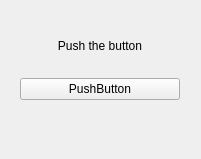
<?xml version="1.0" encoding="UTF-8"?>
<ui version="4.0">
 <class>TestView</class>
 <widget class="QMainWindow" name="TestView">
  <property name="geometry">
   <rect>
    <x>0</x>
    <y>0</y>
    <width>201</width>
    <height>159</height>
   </rect>
  </property>
  <property name="windowTitle">
   <string>MainWindow</string>
  </property>
  <widget class="QWidget" name="centralwidget">
   <property name="sizePolicy">
    <sizepolicy hsizetype="Expanding" vsizetype="Expanding">
     <horstretch>0</horstretch>
     <verstretch>0</verstretch>
    </sizepolicy>
   </property>
   <property name="maximumSize">
    <size>
     <width>507</width>
     <height>333</height>
    </size>
   </property>
   <widget class="QWidget" name="verticalLayoutWidget">
    <property name="geometry">
     <rect>
      <x>20</x>
      <y>20</y>
      <width>160</width>
      <height>80</height>
     </rect>
    </property>
    <layout class="QVBoxLayout" name="verticalLayout_2">
     <property name="sizeConstraint">
      <enum>QLayout::SetMaximumSize</enum>
     </property>
     <item>
      <widget class="QLabel" name="label">
       <property name="text">
        <string>Push the button</string>
       </property>
       <property name="alignment">
        <set>Qt::AlignCenter</set>
       </property>
      </widget>
     </item>
     <item>
      <widget class="QPushButton" name="pushButton">
       <property name="text">
        <string>PushButton</string>
       </property>
      </widget>
     </item>
    </layout>
   </widget>
  </widget>
  <widget class="QMenuBar" name="menubar">
   <property name="geometry">
    <rect>
     <x>0</x>
     <y>0</y>
     <width>201</width>
     <height>22</height>
    </rect>
   </property>
  </widget>
 </widget>
 <resources/>
 <connections/>
</ui>
